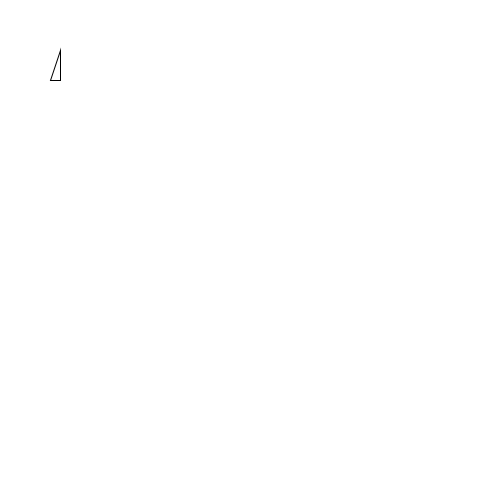
Frame 1 (no input)
Frame 60 (the mouse pressed at the canvas centre just before this capture): identical to frame 1, image omitted
Frame 120 (the mouse held since frame 60 and released just before this capture): identical to frame 1, image omitted

The Processing sketch that drew this single still picture (run headless with seeded random() and noise(); from frame 60 on, the mouse is pressed at the canvas centre):

// Processing sketch: H09_Opd8
// ── H09_Opd8.pde


void setup(){
size(500,500);

}

void draw(){
   background(255,255,255);
   D(60,80,60,50,50,80);

}

void D(int x1, int y1, int x2, int y2, int x3, int y3) {
        triangle(x1, y1, x2, y2, x3, y3);
    
}
